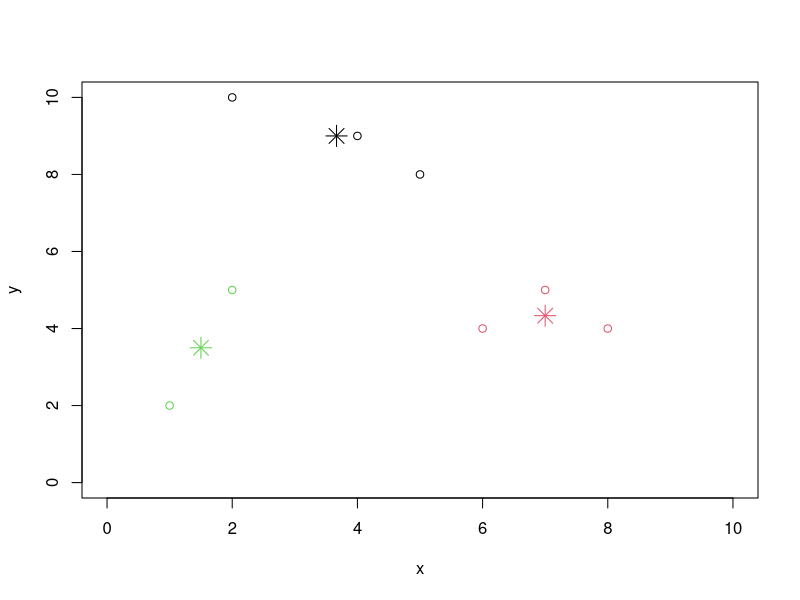

Here is the R script that generated this plot:
x <- c(2,5,1)
y <- c(10,8,2)
initial <- data.frame(x,y)
x <- c(2,2,8,5,7,6,1,4)
y <- c(10,5,4,8,5,4,2,9)
matrix <- cbind(x,y)
(cl <- kmeans(matrix, centers = initial, 3))
plot(x, y, col = cl$cluster, xlim = c(0,10), ylim = c(0,10))
points(cl$centers, col = 1:3, pch = 8, cex = 2)
